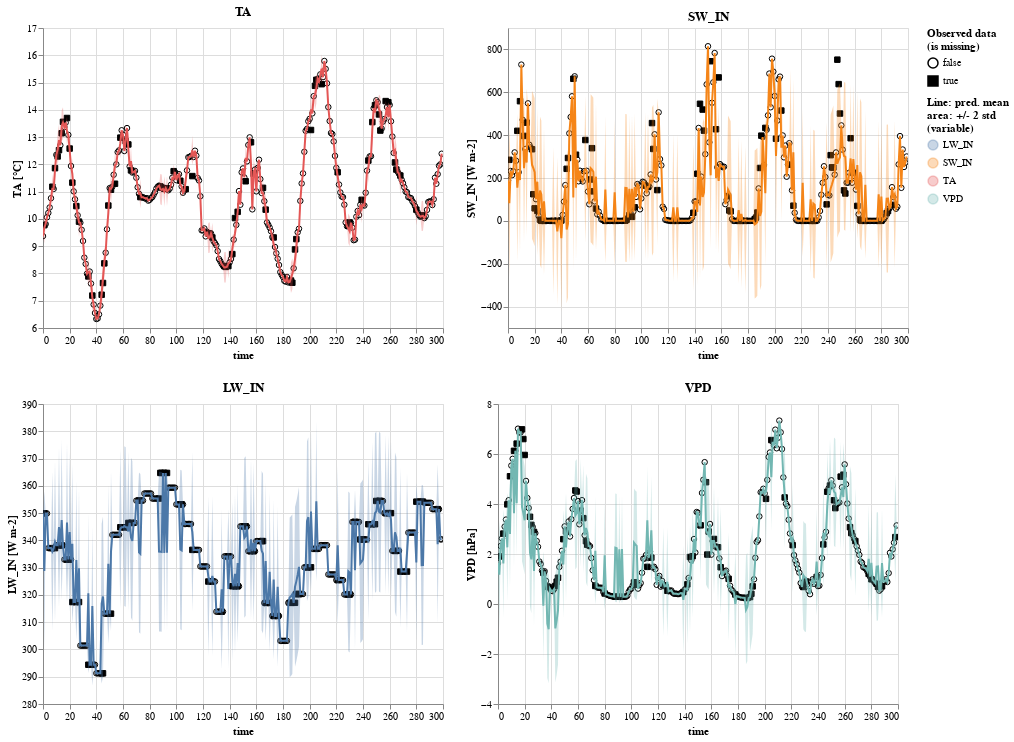

The notebook cell saved with this chart:
### Code cell
gp_imp2.plot_pred(units=units)

### Figure 1 — Vega-Lite specification as saved in the notebook (floating-point values rounded to 4 significant figures; data arrays with more than 128 entries replaced by an {"elided": "..."} marker saying what was removed)
{"config": {"view": {"continuousWidth": 400, "continuousHeight": 300}}, "vconcat": [{"hconcat": [{"layer": [{"data": {"name": "data-7ceb73f5c466bd84d415f28343c5ee57"}, "mark": {"type": "point", "color": "black", "fillOpacity": 1, "strokeWidth": 1}, "encoding": {"fill": {"field": "is_missing", "legend": {"title": ["Observed data", "(is missing)"]}, "scale": {"range": ["#ffffff00", "black"]}, "type": "nominal"}, "shape": {"field": "is_missing", "type": "nominal"}, "x": {"field": "time", "type": "quantitative"}, "y": {"field": "value", "scale": {"zero": false}, "title": "TA [°C]", "type": "quantitative"}}}, {"layer": [{"mark": "errorband", "encoding": {"color": {"field": "variable", "legend": {"title": ["Line: pred. mean", "area: +/- 2 std", "(variable)"]}, "type": "nominal"}, "tooltip": [{"field": "std", "format": ".4", "type": "quantitative"}, {"field": "mean", "format": ".4", "type": "quantitative"}], "x": {"field": "time", "type": "quantitative"}, "y": {"field": "err_low", "scale": {"zero": false}, "title": "TA [°C]", "type": "quantitative"}, "y2": {"field": "err_high"}}, "transform": [{"calculate": "datum.mean - 2 * datum.std", "as": "err_low"}, {"calculate": "datum.mean + 2 * datum.std", "as": "err_high"}]}, {"mark": "line", "encoding": {"color": {"field": "variable", "type": "nominal"}, "x": {"field": "time", "type": "quantitative"}, "y": {"field": "mean", "scale": {"zero": false}, "title": "TA [°C]", "type": "quantitative"}}, "selection": {"selector002": {"type": "interval", "bind": "scales", "encodings": ["x"]}}, "title": "TA"}], "data": {"name": "data-16990a4116e685148fbdcd516e337214"}}]}, {"layer": [{"data": {"name": "data-20316328ad51da7e380e669c8c441e22"}, "mark": {"type": "point", "color": "black", "fillOpacity": 1, "strokeWidth": 1}, "encoding": {"fill": {"field": "is_missing", "legend": {"title": ["Observed data", "(is missing)"]}, "scale": {"range": ["#ffffff00", "black"]}, "type": "nominal"}, "shape": {"field": "is_missing", "type": "nominal"}, "x": {"field": "time", "type": "quantitative"}, "y": {"field": "value", "scale": {"zero": false}, "title": "SW_IN [W m-2]", "type": "quantitative"}}}, {"layer": [{"mark": "errorband", "encoding": {"color": {"field": "variable", "legend": {"title": ["Line: pred. mean", "area: +/- 2 std", "(variable)"]}, "type": "nominal"}, "tooltip": [{"field": "std", "format": ".4", "type": "quantitative"}, {"field": "mean", "format": ".4", "type": "quantitative"}], "x": {"field": "time", "type": "quantitative"}, "y": {"field": "err_low", "scale": {"zero": false}, "title": "SW_IN [W m-2]", "type": "quantitative"}, "y2": {"field": "err_high"}}, "transform": [{"calculate": "datum.mean - 2 * datum.std", "as": "err_low"}, {"calculate": "datum.mean + 2 * datum.std", "as": "err_high"}]}, {"mark": "line", "encoding": {"color": {"field": "variable", "type": "nominal"}, "x": {"field": "time", "type": "quantitative"}, "y": {"field": "mean", "scale": {"zero": false}, "title": "SW_IN [W m-2]", "type": "quantitative"}}, "selection": {"selector002": {"type": "interval", "bind": "scales", "encodings": ["x"]}}, "title": "SW_IN"}], "data": {"name": "data-c41fbcb066f91c61835b0631ba342fac"}}]}]}, {"hconcat": [{"layer": [{"data": {"name": "data-f5d279fae72432881d411f6b519bdec9"}, "mark": {"type": "point", "color": "black", "fillOpacity": 1, "strokeWidth": 1}, "encoding": {"fill": {"field": "is_missing", "legend": {"title": ["Observed data", "(is missing)"]}, "scale": {"range": ["#ffffff00", "black"]}, "type": "nominal"}, "shape": {"field": "is_missing", "type": "nominal"}, "x": {"field": "time", "type": "quantitative"}, "y": {"field": "value", "scale": {"zero": false}, "title": "LW_IN [W m-2]", "type": "quantitative"}}}, {"layer": [{"mark": "errorband", "encoding": {"color": {"field": "variable", "legend": {"title": ["Line: pred. mean", "area: +/- 2 std", "(variable)"]}, "type": "nominal"}, "tooltip": [{"field": "std", "format": ".4", "type": "quantitative"}, {"field": "mean", "format": ".4", "type": "quantitative"}], "x": {"field": "time", "type": "quantitative"}, "y": {"field": "err_low", "scale": {"zero": false}, "title": "LW_IN [W m-2]", "type": "quantitative"}, "y2": {"field": "err_high"}}, "transform": [{"calculate": "datum.mean - 2 * datum.std", "as": "err_low"}, {"calculate": "datum.mean + 2 * datum.std", "as": "err_high"}]}, {"mark": "line", "encoding": {"color": {"field": "variable", "type": "nominal"}, "x": {"field": "time", "type": "quantitative"}, "y": {"field": "mean", "scale": {"zero": false}, "title": "LW_IN [W m-2]", "type": "quantitative"}}, "selection": {"selector002": {"type": "interval", "bind": "scales", "encodings": ["x"]}}, "title": "LW_IN"}], "data": {"name": "data-bd1ef7a7e5c4ea2247cfc2d469a8b16d"}}]}, {"layer": [{"data": {"name": "data-ac9c6006fd87a68957b2c7d88d1bc607"}, "mark": {"type": "point", "color": "black", "fillOpacity": 1, "strokeWidth": 1}, "encoding": {"fill": {"field": "is_missing", "legend": {"title": ["Observed data", "(is missing)"]}, "scale": {"range": ["#ffffff00", "black"]}, "type": "nominal"}, "shape": {"field": "is_missing", "type": "nominal"}, "x": {"field": "time", "type": "quantitative"}, "y": {"field": "value", "scale": {"zero": false}, "title": "VPD [hPa]", "type": "quantitative"}}}, {"layer": [{"mark": "errorband", "encoding": {"color": {"field": "variable", "legend": {"title": ["Line: pred. mean", "area: +/- 2 std", "(variable)"]}, "type": "nominal"}, "tooltip": [{"field": "std", "format": ".4", "type": "quantitative"}, {"field": "mean", "format": ".4", "type": "quantitative"}], "x": {"field": "time", "type": "quantitative"}, "y": {"field": "err_low", "scale": {"zero": false}, "title": "VPD [hPa]", "type": "quantitative"}, "y2": {"field": "err_high"}}, "transform": [{"calculate": "datum.mean - 2 * datum.std", "as": "err_low"}, {"calculate": "datum.mean + 2 * datum.std", "as": "err_high"}]}, {"mark": "line", "encoding": {"color": {"field": "variable", "type": "nominal"}, "x": {"field": "time", "type": "quantitative"}, "y": {"field": "mean", "scale": {"zero": false}, "title": "VPD [hPa]", "type": "quantitative"}}, "selection": {"selector002": {"type": "interval", "bind": "scales", "encodings": ["x"]}}, "title": "VPD"}], "data": {"name": "data-aa973133895a6b914f07e603e14ab68a"}}]}]}, {"hconcat": []}, {"hconcat": []}, {"hconcat": []}, {"hconcat": []}, {"hconcat": []}, {"hconcat": []}, {"hconcat": []}, {"hconcat": []}, {"hconcat": []}, {"hconcat": []}, {"hconcat": []}, {"hconcat": []}, {"hconcat": []}, {"hconcat": []}, {"hconcat": []}, {"hconcat": []}, {"hconcat": []}, {"hconcat": []}, {"hconcat": []}, {"hconcat": []}, {"hconcat": []}, {"hconcat": []}, {"hconcat": []}, {"hconcat": []}, {"hconcat": []}, {"hconcat": []}, {"hconcat": []}, {"hconcat": []}, {"hconcat": []}, {"hconcat": []}, {"hconcat": []}, {"hconcat": []}, {"hconcat": []}, {"hconcat": []}, {"hconcat": []}, {"hconcat": []}, {"hconcat": []}, {"hconcat": []}, {"hconcat": []}, {"hconcat": []}, {"hconcat": []}, {"hconcat": []}, {"hconcat": []}, {"hconcat": []}, {"hconcat": []}, {"hconcat": []}, {"hconcat": []}, {"hconcat": []}, {"hconcat": []}, {"hconcat": []}, {"hconcat": []}, {"hconcat": []}, {"hconcat": []}, {"hconcat": []}, {"hconcat": []}, {"hconcat": []}, {"hconcat": []}, {"hconcat": []}, {"hconcat": []}, {"hconcat": []}, {"hconcat": []}, {"hconcat": []}, {"hconcat": []}, {"hconcat": []}, {"hconcat": []}, {"hconcat": []}, {"hconcat": []}, {"hconcat": []}, {"hconcat": []}, {"hconcat": []}, {"hconcat": []}, {"hconcat": []}, {"hconcat": []}, {"hconcat": []}, {"hconcat": []}, {"hconcat": []}, {"hconcat": []}, {"hconcat": []}, {"hconcat": []}, {"hconcat": []}, {"hconcat": []}, {"hconcat": []}, {"hconcat": []}, {"hconcat": []}, {"hconcat": []}, {"hconcat": []}, {"hconcat": []}, {"hconcat": []}, {"hconcat": []}, {"hconcat": []}, {"hconcat": []}, {"hconcat": []}, {"hconcat": []}, {"hconcat": []}, {"hconcat": []}, {"hconcat": []}, {"hconcat": []}, {"hconcat": []}, {"hconcat": []}, {"hconcat": []}, {"hconcat": []}, {"hconcat": []}, {"hconcat": []}, {"hconcat": []}, {"hconcat": []}, {"hconcat": []}, {"hconcat": []}, {"hconcat": []}, {"hconcat": []}, {"hconcat": []}, {"hconcat": []}, {"hconcat": []}, {"hconcat": []}, {"hconcat": []}, {"hconcat": []}, {"hconcat": []}, {"hconcat": []}, {"hconcat": []}, {"hconcat": []}, {"hconcat": []}, {"hconcat": []}, {"hconcat": []}, {"hconcat": []}, {"hconcat": []}, {"hconcat": []}, {"hconcat": []}, {"hconcat": []}, {"hconcat": []}, {"hconcat": []}, {"hconcat": []}, {"hconcat": []}, {"hconcat": []}, {"hconcat": []}, {"hconcat": []}, {"hconcat": []}, {"hconcat": []}, {"hconcat": []}, {"hconcat": []}, {"hconcat": []}, {"hconcat": []}, {"hconcat": []}, {"hconcat": []}, {"hconcat": []}, {"hconcat": []}, {"hconcat": []}, {"hconcat": []}, {"hconcat": []}, {"hconcat": []}, {"hconcat": []}, {"hconcat": []}, {"hconcat": []}, {"hconcat": []}, {"hconcat": []}, {"hconcat": []}, {"hconcat": []}, {"hconcat": []}, {"hconcat": []}, {"hconcat": []}, {"hconcat": []}, {"hconcat": []}, {"hconcat": []}, {"hconcat": []}, {"hconcat": []}, {"hconcat": []}, {"hconcat": []}, {"hconcat": []}, {"hconcat": []}, {"hconcat": []}, {"hconcat": []}, {"hconcat": []}, {"hconcat": []}, {"hconcat": []}, {"hconcat": []}, {"hconcat": []}, {"hconcat": []}, {"hconcat": []}, {"hconcat": []}, {"hconcat": []}, {"hconcat": []}, {"hconcat": []}, {"hconcat": []}, {"hconcat": []}, {"hconcat": []}, {"hconcat": []}, {"hconcat": []}, {"hconcat": []}, {"hconcat": []}, {"hconcat": []}, {"hconcat": []}, {"hconcat": []}, {"hconcat": []}, {"hconcat": []}, {"hconcat": []}, {"hconcat": []}, {"hconcat": []}, {"hconcat": []}, {"hconcat": []}, {"hconcat": []}, {"hconcat": []}, {"hconcat": []}, {"hconcat": []}, {"hconcat": []}, {"hconcat": []}, {"hconcat": []}, {"hconcat": []}, {"hconcat": []}, {"hconcat": []}, {"hconcat": []}, {"hconcat": []}, {"hconcat": []}, {"hconcat": []}, {"hconcat": []}, {"hconcat": []}, {"hconcat": []}, {"hconcat": []}, {"hconcat": []}, {"hconcat": []}, {"hconcat": []}, {"hconcat": []}, {"hconcat": []}, {"hconcat": []}, {"hconcat": []}, {"hconcat": []}, {"hconcat": []}, {"hconcat": []}, {"hconcat": []}, {"hconcat": []}, {"hconcat": []}, {"hconcat": []}, {"hconcat": []}, {"hconcat": []}, {"hconcat": []}, {"hconcat": []}, {"hconcat": []}, {"hconcat": []}, {"hconcat": []}, {"hconcat": []}, {"hconcat": []}, {"hconcat": []}, {"hconcat": []}, {"hconcat": []}, {"hconcat": []}, {"hconcat": []}, {"hconcat": []}, {"hconcat": []}, {"hconcat": []}, {"hconcat": []}, {"hconcat": []}, {"hconcat": []}, {"hconcat": []}, {"hconcat": []}, {"hconcat": []}, {"hconcat": []}, {"hconcat": []}, {"hconcat": []}, {"hconcat": []}, {"hconcat": []}, {"hconcat": []}, {"hconcat": []}, {"hconcat": []}, {"hconcat": []}, {"hconcat": []}, {"hconcat": []}, {"hconcat": []}, {"hconcat": []}, {"hconcat": []}, {"hconcat": []}, {"hconcat": []}, {"hconcat": []}, {"hconcat": []}, {"hconcat": []}, {"hconcat": []}, {"hconcat": []}, {"hconcat": []}, {"hconcat": []}, {"hconcat": []}, {"hconcat": []}, {"hconcat": []}, {"hconcat": []}, {"hconcat": []}, {"hconcat": []}, {"hconcat": []}, {"hconcat": []}, {"hconcat": []}, {"hconcat": []}, {"hconcat": []}, {"hconcat": []}, {"hconcat": []}, {"hconcat": []}, {"hconcat": []}, {"hconcat": []}, {"hconcat": []}, {"hconcat": []}, {"hconcat": []}, {"hconcat": []}, {"hconcat": []}, {"hconcat": []}, {"hconcat": []}, {"hconcat": []}, {"hconcat": []}, {"hconcat": []}, {"hconcat": []}, {"hconcat": []}, {"hconcat": []}, {"hconcat": []}, {"hconcat": []}, {"hconcat": []}, {"hconcat": []}, {"hconcat": []}, {"hconcat": []}, {"hconcat": []}, {"hconcat": []}, {"hconcat": []}, {"hconcat": []}, {"hconcat": []}, {"hconcat": []}, {"hconcat": []}, {"hconcat": []}, {"hconcat": []}, {"hconcat": []}, {"hconcat": []}, {"hconcat": []}, {"hconcat": []}, {"hconcat": []}, {"hconcat": []}, {"hconcat": []}, {"hconcat": []}, {"hconcat": []}, {"hconcat": []}, {"hconcat": []}, {"hconcat": []}, {"hconcat": []}, {"hconcat": []}, {"hconcat": []}, {"hconcat": []}, {"hconcat": []}, {"hconcat": []}, {"hconcat": []}, {"hconcat": []}, {"hconcat": []}, {"hconcat": []}, {"hconcat": []}, {"hconcat": []}, {"hconcat": []}, {"hconcat": []}, {"hconcat": []}, {"hconcat": []}, {"hconcat": []}, {"hconcat": []}, {"hconcat": []}, {"hconcat": []}, {"hconcat": []}, {"hconcat": []}, {"hconcat": []}, {"hconcat": []}, {"hconcat": []}, {"hconcat": []}, {"hconcat": []}, {"hconcat": []}, {"hconcat": []}, {"hconcat": []}, {"hconcat": []}, {"hconcat": []}, {"hconcat": []}, {"hconcat": []}, {"hconcat": []}, {"hconcat": []}, {"hconcat": []}, {"hconcat": []}, {"hconcat": []}, {"hconcat": []}, {"hconcat": []}, {"hconcat": []}, {"hconcat": []}, {"hconcat": []}, {"hconcat": []}, {"hconcat": []}, {"hconcat": []}, {"hconcat": []}, {"hconcat": []}, {"hconcat": []}, {"hconcat": []}, {"hconcat": []}, {"hconcat": []}, {"hconcat": []}, {"hconcat": []}, {"hconcat": []}, {"hconcat": []}, {"hconcat": []}, {"hconcat": []}, {"hconcat": []}, {"hconcat": []}, {"hconcat": []}, {"hconcat": []}, {"hconcat": []}, {"hconcat": []}, {"hconcat": []}, {"hconcat": []}, {"hconcat": []}, {"hconcat": []}, {"hconcat": []}, {"hconcat": []}, {"hconcat": []}, {"hconcat": []}, {"hconcat": []}, {"hconcat": []}, {"hconcat": []}, {"hconcat": []}, {"hconcat": []}, {"hconcat": []}, {"hconcat": []}, {"hconcat": []}, {"hconcat": []}, {"hconcat": []}, {"hconcat": []}, {"hconcat": []}, {"hconcat": []}, {"hconcat": []}, {"hconcat": []}, {"hconcat": []}, {"hconcat": []}, {"hconcat": []}, {"hconcat": []}, {"hconcat": []}, {"hconcat": []}, {"hconcat": []}, {"hconcat": []}, {"hconcat": []}, {"hconcat": []}, {"hconcat": []}, {"hconcat": []}, {"hconcat": []}, {"hconcat": []}, {"hconcat": []}, {"hconcat": []}, {"hconcat": []}, {"hconcat": []}, {"hconcat": []}, {"hconcat": []}, {"hconcat": []}, {"hconcat": []}, {"hconcat": []}, {"hconcat": []}, {"hconcat": []}, {"hconcat": []}, {"hconcat": []}, {"hconcat": []}, {"hconcat": []}, {"hconcat": []}, {"hconcat": []}, {"hconcat": []}, {"hconcat": []}, {"hconcat": []}, {"hconcat": []}, {"hconcat": []}, {"hconcat": []}, {"hconcat": []}, {"hconcat": []}, {"hconcat": []}, {"hconcat": []}, {"hconcat": []}, {"hconcat": []}, {"hconcat": []}, {"hconcat": []}, {"hconcat": []}, {"hconcat": []}, {"hconcat": []}, {"hconcat": []}, {"hconcat": []}, {"hconcat": []}, {"hconcat": []}, {"hconcat": []}, {"hconcat": []}, {"hconcat": []}, {"hconcat": []}, {"hconcat": []}, {"hconcat": []}, {"hconcat": []}, {"hconcat": []}, {"hconcat": []}, {"hconcat": []}, {"hconcat": []}, {"hconcat": []}, {"hconcat": []}, {"hconcat": []}, {"hconcat": []}, {"hconcat": []}, {"hconcat": []}, {"hconcat": []}, {"hconcat": []}, {"hconcat": []}, {"hconcat": []}, {"hconcat": []}, {"hconcat": []}, {"hconcat": []}, {"hconcat": []}, {"hconcat": []}, {"hconcat": []}, {"hconcat": []}, {"hconcat": []}, {"hconcat": []}, {"hconcat": []}, {"hconcat": []}, {"hconcat": []}, {"hconcat": []}, {"hconcat": []}, {"hconcat": []}, {"hconcat": []}, {"hconcat": []}, {"hconcat": []}, {"hconcat": []}, {"hconcat": []}, {"hconcat": []}, {"hconcat": []}, {"hconcat": []}, {"hconcat": []}, {"hconcat": []}, {"hconcat": []}, {"hconcat": []}, {"hconcat": []}, {"hconcat": []}, {"hconcat": []}, {"hconcat": []}, {"hconcat": []}, {"hconcat": []}, {"hconcat": []}, {"hconcat": []}, {"hconcat": []}, {"hconcat": []}, {"hconcat": []}, {"hconcat": []}, {"hconcat": []}, {"hconcat": []}, {"hconcat": []}, {"hconcat": []}, {"hconcat": []}, {"hconcat": []}, {"hconcat": []}, {"hconcat": []}, {"hconcat": []}, {"hconcat": []}, {"hconcat": []}, {"hconcat": []}, {"hconcat": []}, {"hconcat": []}, {"hconcat": []}, {"hconcat": []}, {"hconcat": []}, {"hconcat": []}, {"hconcat": []}, {"hconcat": []}, {"hconcat": []}, {"hconcat": []}, {"hconcat": []}, {"hconcat": []}, {"hconcat": []}, {"hconcat": []}, {"hconcat": []}, {"hconcat": []}, {"hconcat": []}, {"hconcat": []}, {"hconcat": []}, {"hconcat": []}, {"hconcat": []}, {"hconcat": []}, {"hconcat": []}, {"hconcat": []}, {"hconcat": []}, {"hconcat": []}, {"hconcat": []}, {"hconcat": []}, {"hconcat": []}, {"hconcat": []}, {"hconcat": []}, {"hconcat": []}, {"hconcat": []}, {"hconcat": []}, {"hconcat": []}, {"hconcat": []}, {"hconcat": []}, {"hconcat": []}, {"hconcat": []}, {"hconcat": []}, {"hconcat": []}, {"hconcat": []}, {"hconcat": []}, {"hconcat": []}, {"hconcat": []}, {"hconcat": []}, {"hconcat": []}, {"hconcat": []}, {"hconcat": []}, {"hconcat": []}, {"hconcat": []}, {"hconcat": []}, {"hconcat": []}, {"hconcat": []}, {"hconcat": []}], "$schema": "https://vega.github.io/schema/vega-lite/v4.17.0.json", "datasets": {"data-7ceb73f5c466bd84d415f28343c5ee57": {"elided": "300 records"}, "data-16990a4116e685148fbdcd516e337214": {"elided": "300 records"}, "data-20316328ad51da7e380e669c8c441e22": {"elided": "300 records"}, "data-c41fbcb066f91c61835b0631ba342fac": {"elided": "300 records"}, "data-f5d279fae72432881d411f6b519bdec9": {"elided": "300 records"}, "data-bd1ef7a7e5c4ea2247cfc2d469a8b16d": {"elided": "300 records"}, "data-ac9c6006fd87a68957b2c7d88d1bc607": {"elided": "300 records"}, "data-aa973133895a6b914f07e603e14ab68a": {"elided": "300 records"}}}
